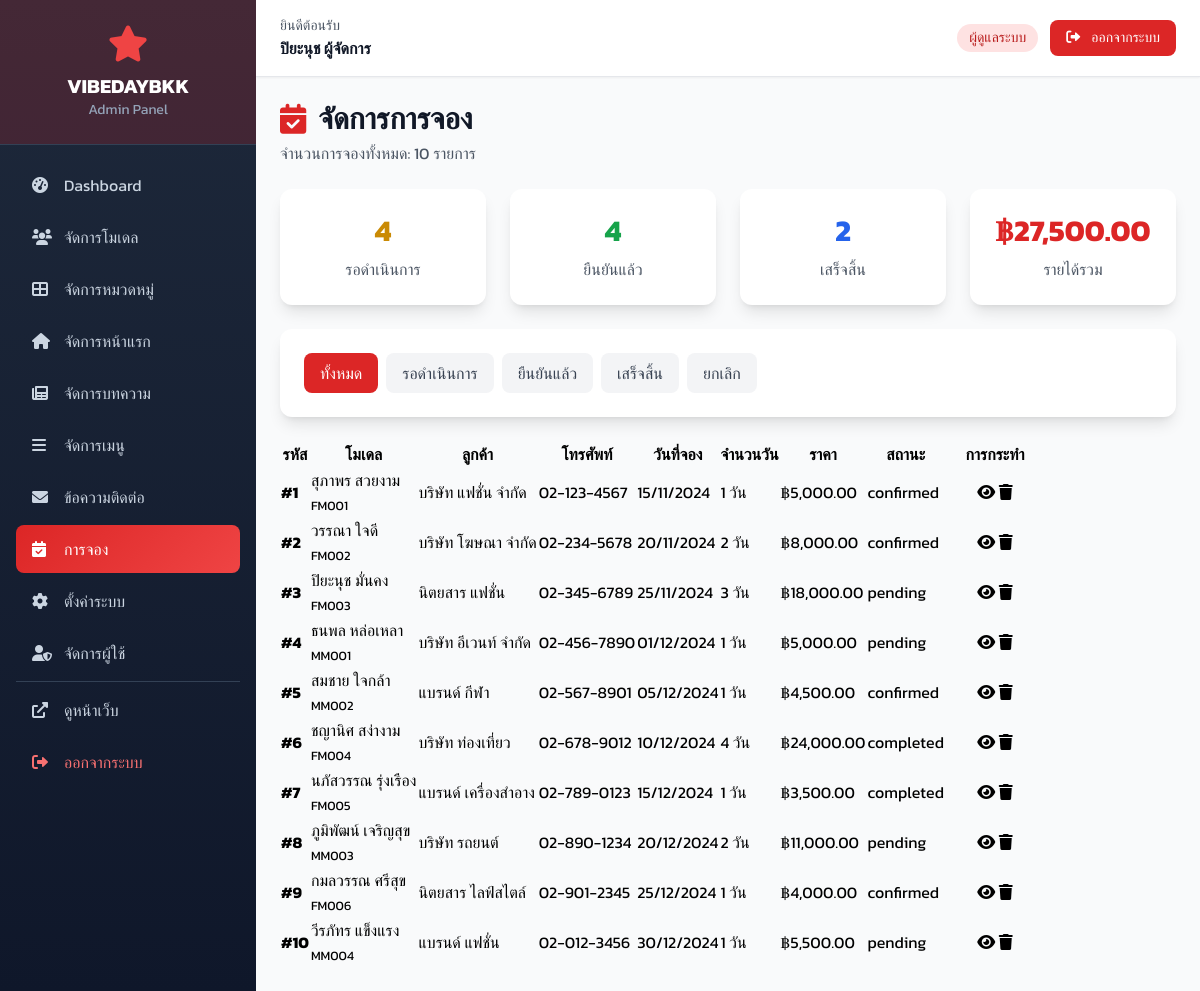
The app's page /admin/bookings/index.php (signed in) with its own data.
### tables this page shows
CREATE TABLE IF NOT EXISTS bookings (
    id INT AUTO_INCREMENT PRIMARY KEY,
    model_id INT NOT NULL,
    customer_name VARCHAR(100) NOT NULL,
    customer_email VARCHAR(100) NOT NULL,
    customer_phone VARCHAR(20) NOT NULL,
    booking_date DATE NOT NULL,
    booking_days INT DEFAULT 1,
    service_type VARCHAR(100),
    location TEXT,
    message TEXT,
    total_price DECIMAL(10,2),
    status ENUM('pending', 'confirmed', 'cancelled', 'completed') DEFAULT 'pending',
    payment_status ENUM('unpaid', 'deposit', 'paid', 'refunded') DEFAULT 'unpaid',
    confirmed_at DATETIME NULL,
    confirmed_by INT NULL,
    cancelled_at DATETIME NULL,
    cancel_reason TEXT,
    created_at TIMESTAMP DEFAULT CURRENT_TIMESTAMP,
    updated_at TIMESTAMP DEFAULT CURRENT_TIMESTAMP ON UPDATE CURRENT_TIMESTAMP,
    FOREIGN KEY (model_id) REFERENCES models(id) ON DELETE CASCADE,
    FOREIGN KEY (confirmed_by) REFERENCES users(id) ON DELETE SET NULL
);

CREATE TABLE IF NOT EXISTS models (
    id INT AUTO_INCREMENT PRIMARY KEY,
    category_id INT NOT NULL,
    code VARCHAR(50) NOT NULL UNIQUE,
    name VARCHAR(100) NOT NULL,
    name_en VARCHAR(100),
    description TEXT,
    price_min DECIMAL(10,2),
    price_max DECIMAL(10,2),
    height INT COMMENT 'ส่วนสูงในหน่วย cm',
    weight INT COMMENT 'น้ำหนักในหน่วย kg',
    bust INT COMMENT 'รอบอก (สำหรับหญิง)',
    waist INT COMMENT 'รอบเอว',
    hips INT COMMENT 'รอบสะโพก',
    experience_years INT DEFAULT 0,
    age INT,
    skin_tone VARCHAR(50),
    hair_color VARCHAR(50),
    eye_color VARCHAR(50),
    languages TEXT COMMENT 'ภาษาที่พูดได้',
    skills TEXT COMMENT 'ความสามารถพิเศษ',
    featured TINYINT(1) DEFAULT 0,
    status ENUM('available', 'busy', 'inactive') DEFAULT 'available',
    view_count INT DEFAULT 0,
    booking_count INT DEFAULT 0,
    rating DECIMAL(3,2) DEFAULT 0.00,
    sort_order INT DEFAULT 0,
    created_at TIMESTAMP DEFAULT CURRENT_TIMESTAMP,
    updated_at TIMESTAMP DEFAULT CURRENT_TIMESTAMP ON UPDATE CURRENT_TIMESTAMP,
    FOREIGN KEY (category_id) REFERENCES categories(id) ON DELETE CASCADE
);

### admin/bookings/index.php (the view, shortened to what this page needs)
<?php
require_once '../../includes/config.php';
$status_filter = $_GET['status'] ?? '';
$page = isset($_GET['page']) ? (int)$_GET['page'] : 1;
$per_page = ADMIN_ITEMS_PER_PAGE;
$offset = ($page - 1) * $per_page;
$where = $status_filter ? "WHERE b.status = '{$status_filter}'" : '';
$sql = "SELECT b.*, m.name as model_name, m.code as model_code
        FROM bookings b
        LEFT JOIN models m ON b.model_id = m.id
        {$where}
        ORDER BY b.created_at DESC
        LIMIT {$per_page} OFFSET {$offset}";
$bookings = db_get_rows($conn, $sql);
$stats = [
    'total' => $conn->query("SELECT COUNT(*) as c FROM bookings")->fetch_assoc()['c'],
    'pending' => $conn->query("SELECT COUNT(*) as c FROM bookings WHERE status = 'pending'")->fetch_assoc()['c'],
    'confirmed' => $conn->query("SELECT COUNT(*) as c FROM bookings WHERE status = 'confirmed'")->fetch_assoc()['c'],
    'completed' => $conn->query("SELECT COUNT(*) as c FROM bookings WHERE status = 'completed'")->fetch_assoc()['c'],
    'revenue' => $conn->query("SELECT COALESCE(SUM(total_price), 0) as c FROM bookings WHERE status = 'completed'")->fetch_assoc()['c']
];
include '../includes/header.php';
?>
<div class="flex flex-col sm:flex-row sm:items-center sm:justify-between mb-6">
    <div>
        <h2 class="text-3xl font-bold text-gray-900 flex items-center">
            <i class="fas fa-calendar-check mr-3 text-red-600"></i>จัดการการจอง
        </h2>
        <p class="text-gray-600 mt-1">จำนวนการจองทั้งหมด: <?php echo $stats['total']; ?> รายการ</p>
    </div>
</div>
<div class="grid grid-cols-1 sm:grid-cols-2 lg:grid-cols-4 gap-6 mb-6">
    <div class="bg-white rounded-xl shadow-lg p-6 text-center">
        <h3 class="text-3xl font-bold text-yellow-600 mb-2"><?php echo $stats['pending']; ?></h3>
        <p class="text-gray-600 font-medium">รอดำเนินการ</p>
    </div>
    <div class="bg-white rounded-xl shadow-lg p-6 text-center">
        <h3 class="text-3xl font-bold text-green-600 mb-2"><?php echo $stats['confirmed']; ?></h3>
        <p class="text-gray-600 font-medium">ยืนยันแล้ว</p>
    </div>
    <div class="bg-white rounded-xl shadow-lg p-6 text-center">
        <h3 class="text-3xl font-bold text-blue-600 mb-2"><?php echo $stats['completed']; ?></h3>
        <p class="text-gray-600 font-medium">เสร็จสิ้น</p>
    </div>
    <div class="bg-white rounded-xl shadow-lg p-6 text-center">
        <h3 class="text-3xl font-bold text-red-600 mb-2"><?php echo format_price($stats['revenue']); ?></h3>
        <p class="text-gray-600 font-medium">รายได้รวม</p>
    </div>
</div>
<div class="bg-white rounded-xl shadow-lg p-6 mb-6">
    <div class="flex flex-wrap gap-2">
        <a href="?" class="inline-flex items-center px-4 py-2 rounded-lg font-medium transition-colors duration-200 <?php echo empty($status_filter) ? 'bg-red-600 text-white' : 'bg-gray-100 text-gray-700 hover:bg-gray-200'; ?>">
            ทั้งหมด
        </a>
        <a href="?status=pending" class="inline-flex items-center px-4 py-2 rounded-lg font-medium transition-colors duration-200 <?php echo $status_filter == 'pending' ? 'bg-red-600 text-white' : 'bg-gray-100 text-gray-700 hover:bg-gray-200'; ?>">
            รอดำเนินการ
        </a>
        <a href="?status=confirmed" class="inline-flex items-center px-4 py-2 rounded-lg font-medium transition-colors duration-200 <?php echo $status_filter == 'confirmed' ? 'bg-red-600 text-white' : 'bg-gray-100 text-gray-700 hover:bg-gray-200'; ?>">
            ยืนยันแล้ว
        </a>
        <a href="?status=completed" class="inline-flex items-center px-4 py-2 rounded-lg font-medium transition-colors duration-200 <?php echo $status_filter == 'completed' ? 'bg-red-600 text-white' : 'bg-gray-100 text-gray-700 hover:bg-gray-200'; ?>">
            เสร็จสิ้น
        </a>
        <a href="?status=cancelled" class="inline-flex items-center px-4 py-2 rounded-lg font-medium transition-colors duration-200 <?php echo $status_filter == 'cancelled' ? 'bg-red-600 text-white' : 'bg-gray-100 text-gray-700 hover:bg-gray-200'; ?>">
            ยกเลิก
        </a>
    </div>
</div>
<div class="card">
    <div class="card-body">
        <?php if (empty($bookings)): ?>
            <div class="text-center py-5">
                <i class="fas fa-calendar-times fa-3x text-muted mb-3"></i>
                <h5 class="text-muted">ไม่มีการจอง</h5>
            </div>
        <?php else: ?>
            <div class="table-responsive">
                <table class="table table-hover">
                    <thead>
                        <tr>
                            <th>รหัส</th>
                            <th>โมเดล</th>
                            <th>ลูกค้า</th>
                            <th>โทรศัพท์</th>
                            <th>วันที่จอง</th>
                            <th>จำนวนวัน</th>
                            <th>ราคา</th>
                            <th>สถานะ</th>
                            <th width="100" class="text-center">การกระทำ</th>
                        </tr>
                    </thead>
                    <tbody>
                        <?php foreach ($bookings as $booking): ?>
                        <tr class="<?php echo $booking['status'] == 'pending' ? 'table-warning' : ''; ?>">
                            <td><strong>#<?php echo $booking['id']; ?></strong></td>
                            <td>
                                <?php echo $booking['model_name']; ?>
                                <br><small class="text-muted"><?php echo $booking['model_code']; ?></small>
                            </td>
                            <td><?php echo $booking['customer_name']; ?></td>
                            <td><?php echo $booking['customer_phone']; ?></td>
                            <td><?php echo format_date_thai($booking['booking_date']); ?></td>
                            <td><?php echo $booking['booking_days']; ?> วัน</td>
                            <td><?php echo format_price($booking['total_price']); ?></td>
                            <td><?php echo get_status_badge($booking['status']); ?></td>
                            <td class="text-center">
                                <div class="btn-group" role="group">
                                    <a href="view.php?id=<?php echo $booking['id']; ?>"
                                       class="btn btn-sm btn-primary">
                                        <i class="fas fa-eye"></i>
                                    </a>
                                    <a href="delete.php?id=<?php echo $booking['id']; ?>"
                                       class="btn btn-sm btn-danger btn-delete">
                                        <i class="fas fa-trash"></i>
                                    </a>
                                </div>
                            </td>
                        </tr>
                        <?php endforeach; ?>
                    </tbody>
                </table>
            </div>
        <?php endif; ?>
    </div>
</div>
<?php include '../includes/footer.php'; ?>

### includes/functions.php (shortened to what this page needs)
<?php
function db_query($conn, $sql) {
    $result = $conn->query($sql);
    return $result;
}
function db_get_rows($conn, $sql) {
    $result = db_query($conn, $sql);
    $rows = [];
    if ($result && $result->num_rows > 0) {
        while ($row = $result->fetch_assoc()) {
            $rows[] = $row;
        }
    }
    return $rows;
}
function format_date_thai($date, $format = 'd/m/Y') {
    return date($format, strtotime($date));
}
function format_price($price) {
    return '฿' . number_format($price, 2);
}
function get_status_badge($status) {
    $badges = [
        'active' => '<span class="badge badge-success">ใช้งาน</span>',
        'inactive' => '<span class="badge badge-secondary">ไม่ใช้งาน</span>',
        'available' => '<span class="badge badge-success">ว่าง</span>',
        'busy' => '<span class="badge badge-warning">ไม่ว่าง</span>',
        'draft' => '<span class="badge badge-secondary">แบบร่าง</span>',
        'published' => '<span class="badge badge-success">เผยแพร่แล้ว</span>',
        'archived' => '<span class="badge badge-dark">เก็บถาวร</span>',
        'new' => '<span class="badge badge-primary">ใหม่</span>',
        'read' => '<span class="badge badge-info">อ่านแล้ว</span>',
        'replied' => '<span class="badge badge-success">ตอบกลับแล้ว</span>',
        'closed' => '<span class="badge badge-secondary">ปิด</span>',
        'pending' => '<span class="badge badge-warning">รอดำเนินการ</span>',
        'confirmed' => '<span class="badge badge-success">ยืนยันแล้ว</span>',
        'cancelled' => '<span class="badge badge-danger">ยกเลิก</span>',
        'completed' => '<span class="badge badge-success">เสร็จสิ้น</span>',
    ];
    return $badges[$status] ?? '<span class="badge badge-secondary">' . $status . '</span>';
}
?>

### admin/includes/header.php (style rules this page uses)
body { font-family: 'Kanit', sans-serif; }

### records on screen
bookings: id "1", model.name "สุภาพร สวยงาม", model.code "FM001", customer_name "บริษัท แฟชั่น จำกัด", customer_phone "02-123-4567", booking_date "15/11/2024", booking_days "1", total_price "฿5,000.00", status "confirmed"
bookings: id "2", model.name "วรรณา ใจดี", model.code "FM002", customer_name "บริษัท โฆษณา จำกัด", customer_phone "02-234-5678", booking_date "20/11/2024", booking_days "2", total_price "฿8,000.00", status "confirmed"
bookings: id "3", model.name "ปิยะนุช มั่นคง", model.code "FM003", customer_name "นิตยสาร แฟชั่น", customer_phone "02-345-6789", booking_date "25/11/2024", booking_days "3", total_price "฿18,000.00", status "pending"
bookings: id "4", model.name "ธนพล หล่อเหลา", model.code "MM001", customer_name "บริษัท อีเวนท์ จำกัด", customer_phone "02-456-7890", booking_date "01/12/2024", booking_days "1", total_price "฿5,000.00", status "pending"
bookings: id "5", model.name "สมชาย ใจกล้า", model.code "MM002", customer_name "แบรนด์ กีฬา", customer_phone "02-567-8901", booking_date "05/12/2024", booking_days "1", total_price "฿4,500.00", status "confirmed"
bookings: id "6", model.name "ชญานิศ สง่างาม", model.code "FM004", customer_name "บริษัท ท่องเที่ยว", customer_phone "02-678-9012", booking_date "10/12/2024", booking_days "4", total_price "฿24,000.00", status "completed"
bookings: id "7", model.name "นภัสวรรณ รุ่งเรือง", model.code "FM005", customer_name "แบรนด์ เครื่องสำอาง", customer_phone "02-789-0123", booking_date "15/12/2024", booking_days "1", total_price "฿3,500.00", status "completed"
bookings: id "8", model.name "ภูมิพัฒน์ เจริญสุข", model.code "MM003", customer_name "บริษัท รถยนต์", customer_phone "02-890-1234", booking_date "20/12/2024", booking_days "2", total_price "฿11,000.00", status "pending"
bookings: id "9", model.name "กมลวรรณ ศรีสุข", model.code "FM006", customer_name "นิตยสาร ไลฟ์สไตล์", customer_phone "02-901-2345", booking_date "25/12/2024", booking_days "1", total_price "฿4,000.00", status "confirmed"
bookings: id "10", model.name "วีรภัทร แข็งแรง", model.code "MM004", customer_name "แบรนด์ แฟชั่น", customer_phone "02-012-3456", booking_date "30/12/2024", booking_days "1", total_price "฿5,500.00", status "pending"

### other values on screen
$full_name "ปิยะนุช ผู้จัดการ"
$stats['total'] "10"
$stats['pending'] "4"
$stats['confirmed'] "4"
$stats['completed'] "2"
format_price($stats['revenue']) "฿27,500.00"
